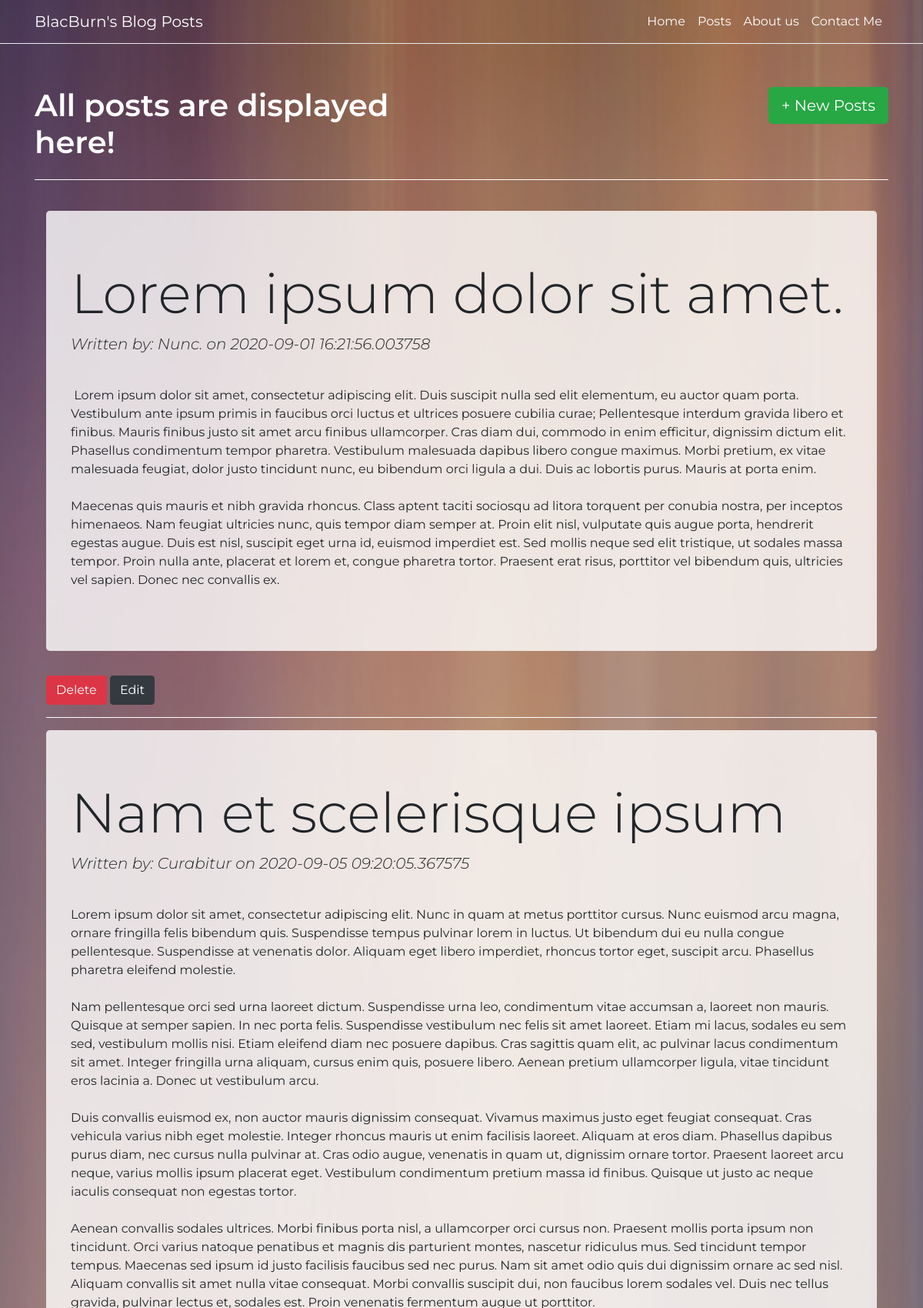
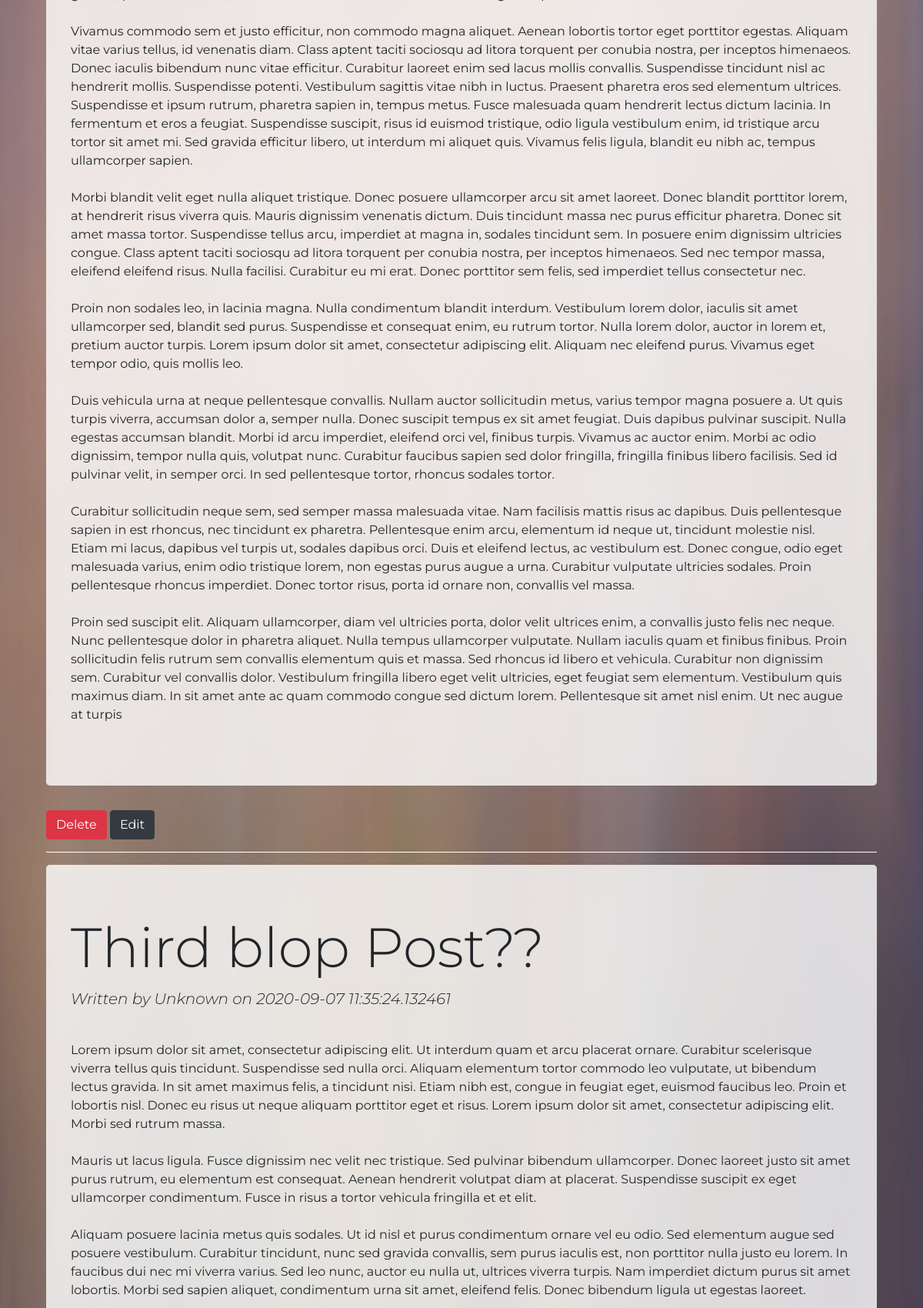
The page /posts (upper part) on the database its author committed (2 pictures, top to bottom).
### blog-app.py (models this page shows, shortened)
class BlogPost(db.Model):
    id = db.Column(db.Integer, primary_key=True)
    title = db.Column(db.String(100), nullable=False)
    content = db.Column(db.Text, nullable=False)
    author = db.Column(db.String(30), nullable=False, default='Not Available')
    date_posted = db.Column(db.DateTime, nullable=False, default=datetime.utcnow)

### blog-app.py (the view)
@app.route("/posts", methods=['GET', 'POST'])
def posts():
    if request.method == 'POST':
        post_title = request.form['title']
        post_content = request.form['content']
        post_author = request.form['author']
        new_post = BlogPost(title=post_title, content=post_content, author=post_author)
        db.session.add(new_post)
        db.session.commit()
        return redirect('/posts')
    else:
        all_posts = BlogPost.query.order_by(BlogPost.date_posted)
        return render_template('posts.html', posts=all_posts)

### templates/posts.html (shortened to what this page needs)
{% extends 'base.html' %}
{% block body %}
  <link rel="stylesheet" href="{{ url_for('static', filename='css/view-post.css') }}">
  <div class="row header-row">
    <div class="col-lg-6">
      <h1 class="posts-heading">All posts are displayed here!</h1>
    </div>
    <div class="col-lg-6">
      <a class="new-post btn btn-success btn-lg" href="{{ url_for('new_posts') }}">+ New Posts</a>
    </div>
  </div>
  <hr>
  <br>
  <div class="container-fluid">
    {% for post in posts %}
      <div class="jumbotron posts-content">
        <h2 class="display-3">{{ post.title }}</h2>
        {% if post.author %}
          <p class="lead"><em>Written by: {{ post.author }} on {{ post.date_posted }}</em></p>
        {% else %}
          <p class="lead"><em>Written by Unknown on {{ post.date_posted }}</em></p>
        {% endif %}
        <br>
        <p style="white-space: pre-wrap">{{ post.content }}</p>
      </div>
      <a class="btn btn-danger" href="/posts/delete/{{ post.id }}">Delete</a>
      <a class="btn btn-dark" href="/posts/edit/{{ post.id }}">Edit</a>
      <hr>
    {% endfor %}
  </div>
{% endblock %}

### templates/base.html (shortened to what this page needs)
<!DOCTYPE html>
<html lang="en">
<head>
  <link rel="stylesheet" href="https://stackpath.bootstrapcdn.com/bootstrap/4.5.2/css/bootstrap.min.css"
>
  <link rel="stylesheet" href="{{ url_for('static', filename='css/main.css') }}">
</head>
<body>
  <nav class="navbar navbar-light navbar-expand-lg" id="mainNav">
    <div class="container"><a class="navbar-brand" href="/">BlacBurn's Blog Posts</a><button data-toggle="collapse" data-target="#navbarResponsive" class="navbar-toggler"></button>
        <div class="collapse navbar-collapse" id="navbarResponsive">
            <ul class="nav navbar-nav ml-auto">
                <li class="nav-item"><a class="nav-link active" href="/">Home</a></li>
                <li class="nav-item"><a class="nav-link" href="{{ url_for('posts') }}">Posts</a></li>
                <li class="nav-item"><a class="nav-link disabled" href="#">About us</a></li>
                <li class="nav-item"><a class="nav-link" href="{{ url_for('contact') }}">Contact Me</a></li>
            </ul>
        </div>
    </div>
  </nav>
  <div class="container container-body">
    {% block body %} {% endblock %}
  </div>
</body>
</html>

### static/css/main.css (style rules this page uses)
body { font-family: Montserrat, sans-serif; }
h1, h2, h3 { font-family: 'Montserrat', sans-serif; }
.header-row { text-align: left; margin-top: 5%; }
#mainNav { border-bottom: 1px solid #e9ecef; font-family: 'Montserrat',sans-serif; background: transparent; }

### static/css/view-post.css (style rules this page uses)
.posts-heading { color: #fff; font-size: 2.5rem; font-weight: 600; }
.posts-content { background: rgb(204, 204, 204); background: rgba(255, 255, 255, 0.8); }
body { background: url("../img/bg.png") no-repeat center center fixed; -webkit-background-size: cover; -moz-background-size: cover; -o-background-size: cover; background-size: cover; }
.new-post { float: right; }
hr { border-color: #ffffff; }
#mainNav a { color: #ffffff; }

### rows shown on the page
BlogPost: title "Lorem ipsum dolor sit amet.", author "Nunc.", date_posted "2020-09-01 16:21:56.003758", content "Lorem ipsum dolor sit amet, consectetur adipiscing elit. Duis suscipit nulla sed elit elementum, eu auctor quam porta. Vestibulum ante ipsum primis in faucibus orci luctus et ultrices posuere cubilia curae; Pellentesque interdum gravida libero et finibus. Mauris finibus justo sit amet arcu finibus ullamcorper. Cras diam dui, commodo in enim efficitur, dignissim dictum elit. Phasellus condimentum tempor pharetra. Vestibulum malesuada dapibus libero congue maximus. Morbi pretium, ex vitae malesuada feugiat, dolor justo tincidunt nunc, eu bibendum orci ligula a dui. Duis ac lobortis purus. Mauris at porta enim. Maecenas quis mauris et nibh gravida rhoncus. Class aptent taciti sociosqu ad…"
BlogPost: title "Nam et scelerisque ipsum", author "Curabitur", date_posted "2020-09-05 09:20:05.367575", content "Lorem ipsum dolor sit amet, consectetur adipiscing elit. Nunc in quam at metus porttitor cursus. Nunc euismod arcu magna, ornare fringilla felis bibendum quis. Suspendisse tempus pulvinar lorem in luctus. Ut bibendum dui eu nulla congue pellentesque. Suspendisse at venenatis dolor. Aliquam eget libero imperdiet, rhoncus tortor eget, suscipit arcu. Phasellus pharetra eleifend molestie. Nam pellentesque orci sed urna laoreet dictum. Suspendisse urna leo, condimentum vitae accumsan a, laoreet non mauris. Quisque at semper sapien. In nec porta felis. Suspendisse vestibulum nec felis sit amet laoreet. Etiam mi lacus, sodales eu sem sed, vestibulum mollis nisi. Etiam eleifend diam nec posuere…"
BlogPost: title "Third blop Post??", date_posted "2020-09-07 11:35:24.132461"
